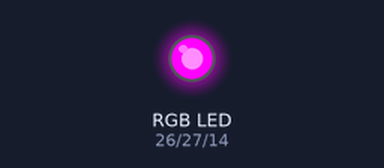
A sketch run on a simulated ESP32. Parts: an RGB LED mixed from three pins (HIGH = lit).

Above: at 0.05 s.
At 1.9 s:
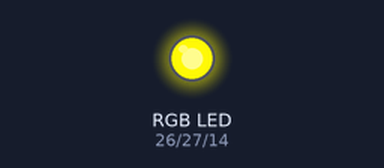
Timing chart, 0 to 4.6 s (numbered marks = the images above):
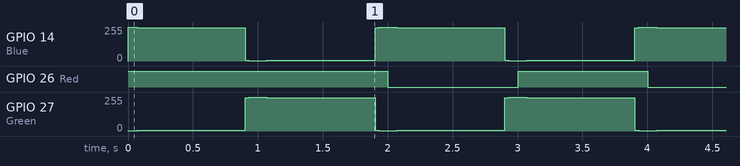

Measured:
- by itself, GPIO 26 (Red): alternates HIGH for 1.0 s and LOW for 1.0 s

The sketch:

4_RGBBasic_ESP32.ino
```cpp
/* Control RGB LED! (common anode)

 >> Created by Theverant. Public domain, feel the love. Changes to original code noted with ʇ

 */

// pins R→26, G→27, B→14
// common anode: HIGH=off, LOW=on, PWM inverted

const int Red   = 26;
const int Green = 27;
const int Blue  = 14;

int periode = 2000;
long pwmTime = 0;
int value;
int ledState = LOW;
long previousMillis = 0;
long interval = 1000;

void setup() {
  pinMode(Red,   OUTPUT);
  pinMode(Green, OUTPUT);
  pinMode(Blue,  OUTPUT);
  digitalWrite(Red,   HIGH);
  digitalWrite(Green, HIGH);
  digitalWrite(Blue,  HIGH);
}

void loop() {
  unsigned long currentMillis = millis();

  if(currentMillis - previousMillis > interval) {
    previousMillis = currentMillis;
    if (ledState == LOW)
      ledState = HIGH;
    else
      ledState = LOW;
    digitalWrite(Red, ledState);
  }

  pwmTime = millis();
  value = 128 + 127 * cos(2 * PI / periode * pwmTime);

  analogWrite(Green, 255 - value); // ʇ inverted for common anode
  analogWrite(Blue,  value);       // ʇ inverted for common anode
}
```
